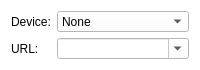
<?xml version="1.0" encoding="UTF-8"?>
<ui version="4.0">
 <class>FrameGrabberWidget</class>
 <widget class="QWidget" name="FrameGrabberWidget">
  <property name="geometry">
   <rect>
    <x>0</x>
    <y>0</y>
    <width>200</width>
    <height>70</height>
   </rect>
  </property>
  <property name="minimumSize">
   <size>
    <width>200</width>
    <height>70</height>
   </size>
  </property>
  <property name="windowTitle">
   <string>Form</string>
  </property>
  <property name="styleSheet">
   <string notr="true">background:white</string>
  </property>
  <layout class="QFormLayout" name="formLayout_3">
   <item row="0" column="0">
    <widget class="QLabel" name="device_label">
     <property name="text">
      <string>Device:</string>
     </property>
    </widget>
   </item>
   <item row="0" column="1">
    <widget class="QComboBox" name="device_selector">
     <property name="styleSheet">
      <string notr="true">selection-color:blue;</string>
     </property>
     <item>
      <property name="text">
       <string>None</string>
      </property>
     </item>
    </widget>
   </item>
   <item row="1" column="0">
    <widget class="QLabel" name="url_label">
     <property name="text">
      <string>URL:</string>
     </property>
    </widget>
   </item>
   <item row="1" column="1">
    <widget class="QComboBox" name="url_editor">
     <property name="styleSheet">
      <string notr="true">selection-color:blue;</string>
     </property>
     <property name="editable">
      <bool>true</bool>
     </property>
    </widget>
   </item>
  </layout>
 </widget>
 <resources/>
 <connections/>
</ui>
